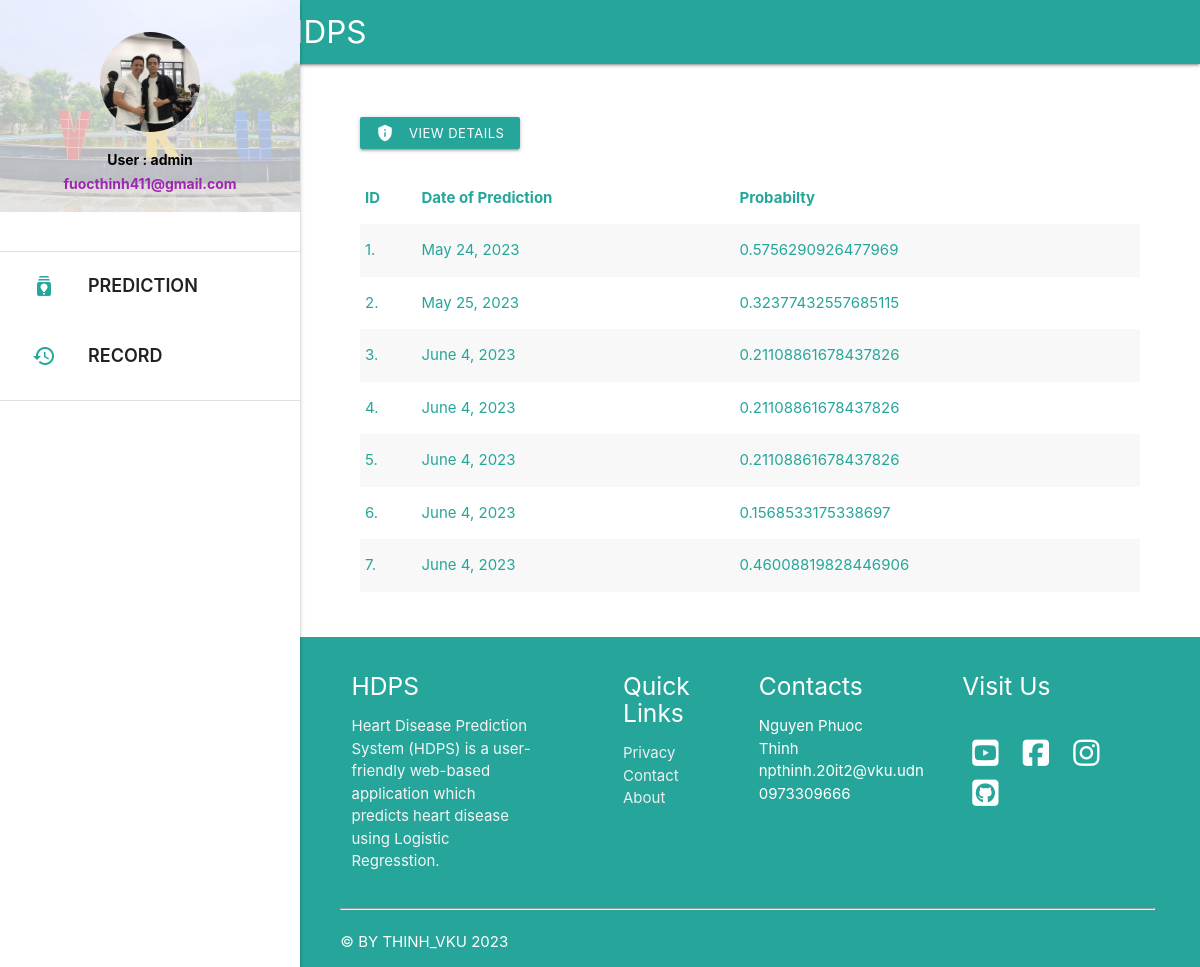
/record (signed in), run on an earlier commit of the app's database.
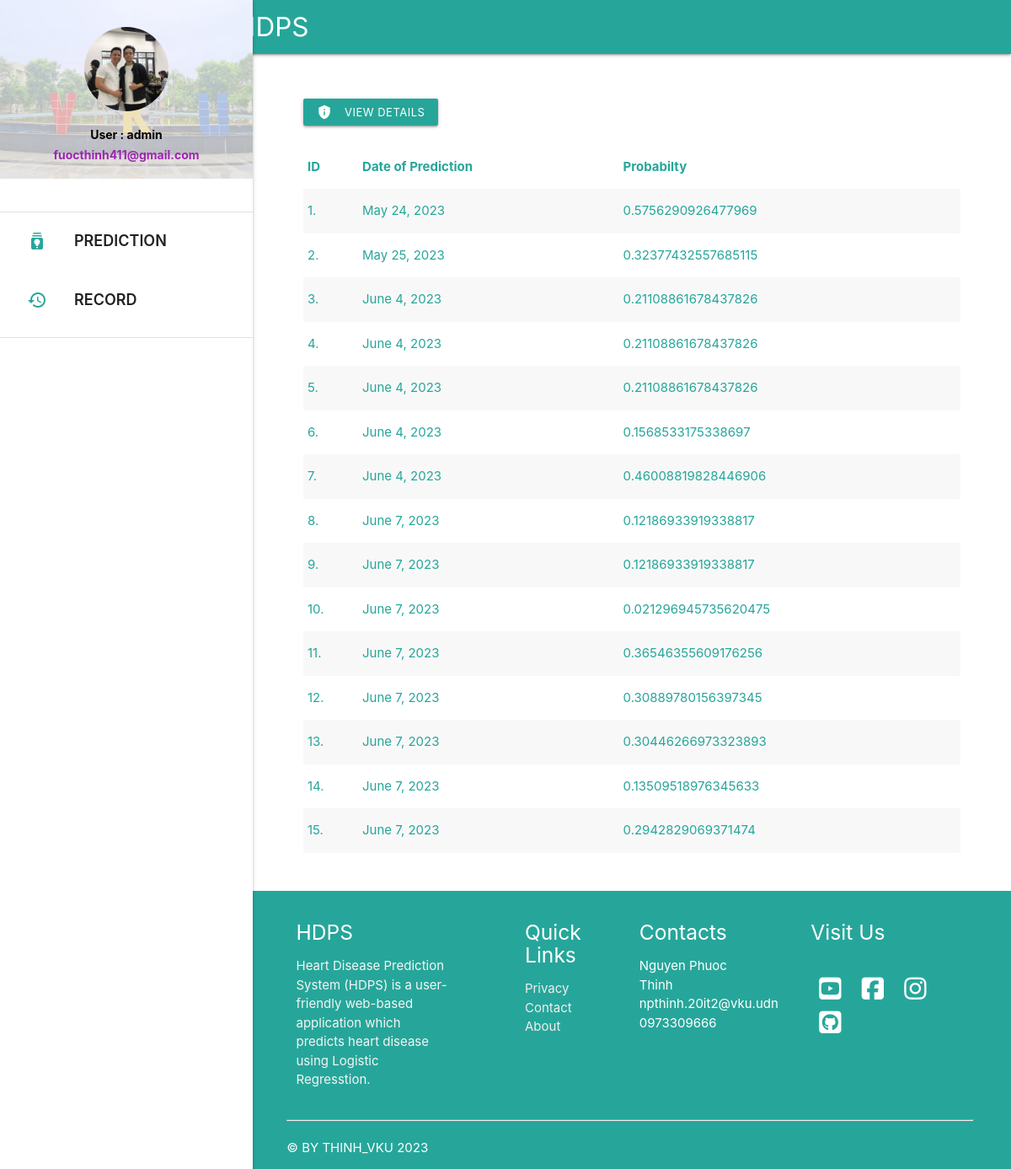
And on a later commit of the database.
### predictor/models.py (models this page shows, shortened)
class HeartData(models.Model):
    age = models.IntegerField()
    sex = models.IntegerField()
    cp = models.FloatField()
    trestbps = models.FloatField()
    chol = models.FloatField()
    fbs = models.FloatField()
    restcg = models.FloatField()
    thalach = models.FloatField()
    exang = models.FloatField()
    oldpeak = models.FloatField()
    slope = models.FloatField()
    ca = models.FloatField()
    thal = models.FloatField()
    owner = models.ForeignKey(get_user_model() , on_delete=models.CASCADE , related_name='owner' , null=True)
    date = models.DateField(auto_now_add=True)
    probability = models.FloatField(null=True)

### predictor/views.py (the view)
# urls.py: path('record', views.record , name='record'),
def record(request):  # Diplays previous record of authenticated user
    if request.user.is_authenticated:
        record_data = HeartData.objects.filter(
            owner=request.user
        )  # Filter only those data whose owner is the logged in user
        return render(request, "record.html", {"record_data": record_data})
    return redirect("/")

### templates/record.html (shortened to what this page needs)
{% extends 'base_layout.html' %}  {% block content %}
<div class="con">
  <br />
  {% if record_data %}
  <a
    class="waves-effect waves-light btn-small black"
    href="{% url 'heartdetail' %}"
    target="_parent"
    ><i class="material-icons left">privacy_tip</i>View Details</a
  >
  &nbsp; &nbsp; {% endif %}
  <br />
  <br />
  {% if record_data %}
  <table class="striped">
    <thead>
      <tr>
        <th>ID</th>
        <th>Date of Prediction</th>
        <th>Probabilty</th>
      </tr>
    </thead>
    <tbody>
      <tr>
        {% for data in record_data %}
        <td>{{ forloop.counter }}.</td>
        <td>{{ data.date }}</td>
        <td>{{ data.probability }}</td>
      </tr>
      {% endfor %}
    </tbody>
  </table>
  {% else %}
  <h5>You have no previous record.</h5>
  {% endif %}
  <br />
  <br />
</div>
{% endblock %}

### templates/base_layout.html (shortened to what this page needs)
{% load static %}
<!DOCTYPE html>
<html lang="en">
  <head>
    <link
      href="{% static 'css/materialize.css' %}"
      type="text/css"
      rel="stylesheet"
      media="screen,projection"
    />
    <link
      href="{% static 'css/style.css' %}"
      type="text/css"
      rel="stylesheet"
      media="screen,projection"
    />
  </head>
  <body>
    <div class="navbar-fixed">
      <nav class="black">
        <div class="container">
          <div class="nav-wrapper">
            <a href="/" style="padding-left: 100px" class="brand-logo">HDPS</a>
          </div>
        </div>
      </nav>
    </div>
    <ul id="slide-out" class="sidenav sidenav-fixed">
      <li>
        <div class="user-view">
          <div class="user-info">
            <img
              class="circle user-image"
              src="{% static 'img/user.jpg' %}"
              alt="User Image"
            />
            <div class="user-details">
              <span class="black-text name bold-text"
                >User : {{ request.user.username }} </span
              ><span class="purple-text email bold-text"
                >{{ request.user.email }}</span
              >
            </div>
          </div>
        </div>
      </li>
      <br />
      <li><div class="divider"></div></li>
      <li>
        <a
          style="
            font-weight: 600;
            font-size: 18px;
            height: 70px;
            padding-top: 10px;
          "
          class="waves-effect hoverable"
          href="/"
          ><i class="material-icons black-text">batch_prediction</i> PREDICTION
        </a>
      </li>
      <li>
        <a
          style="
            font-weight: 600;
            font-size: 18px;
            height: 70px;
            padding-top: 10px;
          "
          class="waves-effect hoverable"
          href="{% url 'record' %}"
          ><i class="material-icons black-text">history</i> RECORD
        </a>
      </li>
      <li><div class="divider"></div></li>
    </ul>
    <a href="#" data-target="slide-out" class="sidenav-trigger"
      ><i class="material-icons">menu</i></a
    >
    {% block content %} {% endblock %}
    <section>
      <footer class="hide-on-small-only black page-footer">
        <div class="" style="width: 90%; margin: auto">
          <div class="row">
            <div class="col s12 m6 l3">
              <h5 class="white-text">HDPS</h5>
              <p class="grey-text text-lighten-4">
                Heart Disease Prediction System (HDPS) is a user-friendly
                web-based application which predicts heart disease using
                Logistic Regresstion.
              </p>
            </div>
            <div class="col l2 m6 s12 offset-l1">
              <h5 class="white-text">Quick Links</h5>
              <ul>
                <li>
                  <a class="grey-text text-lighten-3" href="#!">Privacy</a>
                </li>
                <li>
                  <a class="grey-text text-lighten-3" href="#!">Contact</a>
                </li>
                <li><a class="grey-text text-lighten-3" href="#!">About</a></li>
              </ul>
            </div>
            <div class="col l2 m6 s12">
              <h5 class="white-text">Contacts</h5>
              <ul>
                <li>Nguyen Phuoc Thinh</li>
                <li>npthinh.20it2@vku.udn</li>
                <li>0973309666</li>
              </ul>
            </div>
            <div class="col l3 m6 s12 offset-l1">
              <h5 class="white-text">Visit Us</h5>
              <br />
              <a
                href="https://www.youtube.com/channel/UCLDjgu8Rvc8MjEh5gVRGnVA"
                target="_blank"
              >
                <i
                  style="color: white; margin: 5px 10px"
                  class="fab fa-youtube-square fa-2x"
                ></i
              ></a>
              <a
                href="https://www.facebook.com/nguyen.phuoc.thinh.411"
                target="_blank"
              >
                <i
                  style="color: white; margin: 5px 10px"
                  class="fab fa-facebook-square fa-2x"
                ></i
              ></a>
              <a href="https://www.instagram.com/thinh_admin/" target="_blank">
                <i
                  style="color: white; margin: 5px 10px"
                  class="fab fa-instagram fa-2x"
                ></i
              ></a>
              <a href="https://github.com/thinhnguyenvku" target="_blank">
                <i
                  style="color: white; margin: 5px 10px"
                  class="fab fa-github-square fa-2x"
                ></i>
              </a>
            </div>
          </div>
          <hr />
          <div class="footer-copyright">© BY THINH_VKU 2023</div>
        </div>
      </footer>
    </section>
  </body>
</html>

### templates/record.html (style rules this page uses)
footer { padding-left: 295px; }
.con { padding-left: 390px; width: 90%; flex: 1 0 auto; }
body { display: flex; min-height: 100vh; flex-direction: column; }

### templates/base_layout.html (style rules this page uses)
footer { padding-left: 295px; }
.con { padding-left: 360px; width: 95%; }

What changed in the data, as far as the page shows it:
added HeartData: date "June 7, 2023", probability "0.12186933919338817"
added HeartData: date "June 7, 2023", probability "0.12186933919338817"
added HeartData: date "June 7, 2023", probability "0.021296945735620475"
added HeartData: date "June 7, 2023", probability "0.36546355609176256"
added HeartData: date "June 7, 2023", probability "0.30889780156397345"
added HeartData: date "June 7, 2023", probability "0.30446266973323893"
added HeartData: date "June 7, 2023", probability "0.13509518976345633"
added HeartData: date "June 7, 2023", probability "0.2942829069371474"
